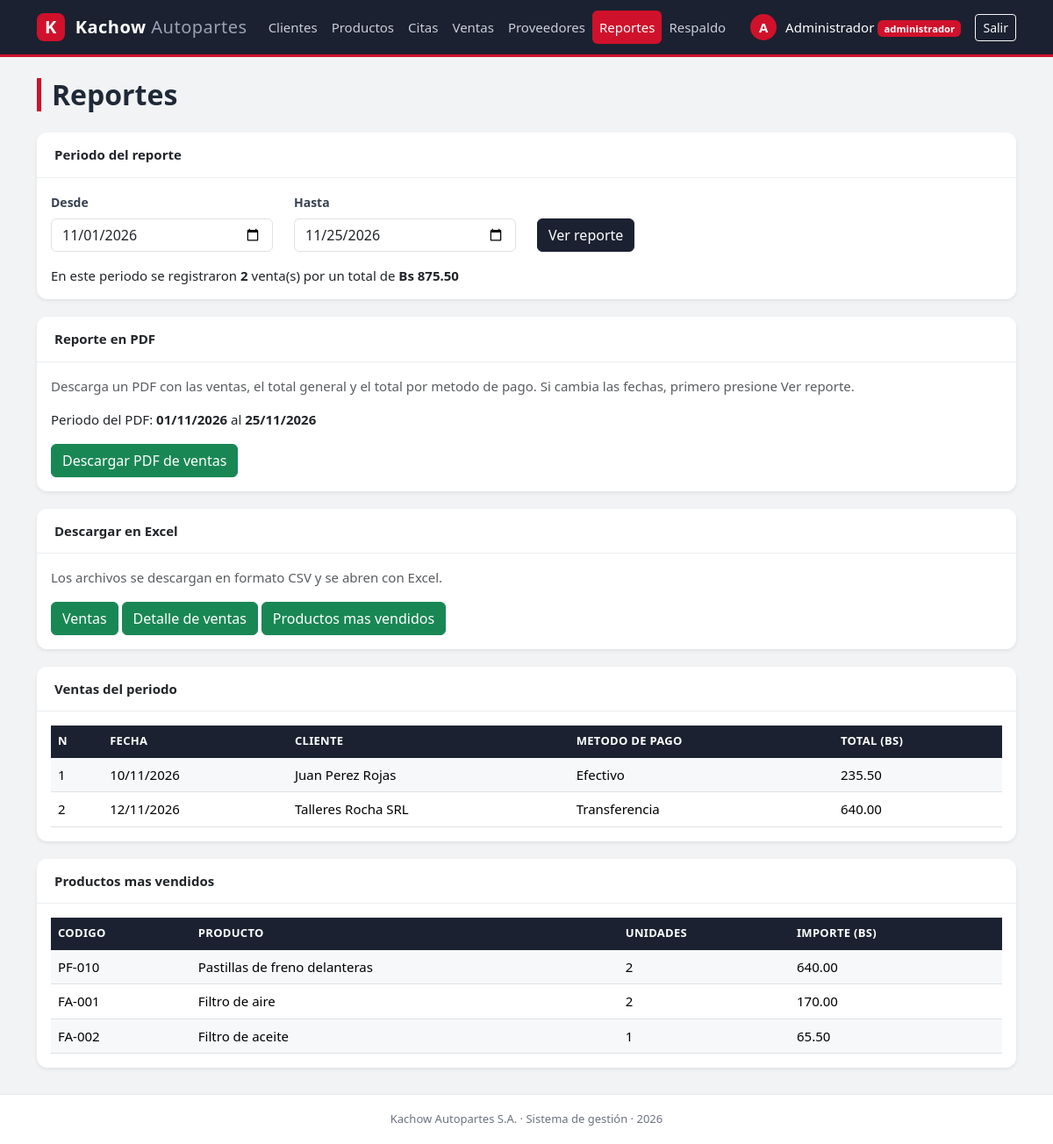
The app's page /reportes.php (signed in) with its own data.
### tables this page shows
create table ventas (
    id int auto_increment primary key,
    cliente_id int not null,
    fecha date not null,
    metodo_pago varchar(20) not null,
    total decimal(10,2) not null default 0,
    foreign key (cliente_id) references clientes(id)
);

create table clientes (
    id int auto_increment primary key,
    nombre varchar(100) not null,
    documento varchar(20) not null,
    telefono varchar(20),
    correo varchar(100),
    direccion varchar(150)
);

### reportes.php (the view, shortened to what this page needs)
<?php
    include("conexion.php");
    $desde = date("Y-m-01");
    $hasta = date("Y-m-d");
    $desde = mysqli_real_escape_string($conexion, $desde);
    $hasta = mysqli_real_escape_string($conexion, $hasta);
    $consulta = "select ventas.*, clientes.nombre as cliente
                 from ventas
                 inner join clientes on ventas.cliente_id = clientes.id
                 where ventas.fecha between '$desde' and '$hasta'
                 order by ventas.fecha";
    $ventas = mysqli_query($conexion, $consulta);
    $consulta = "select count(*) as cantidad, sum(total) as suma
                 from ventas
                 where fecha between '$desde' and '$hasta'";
    $resumen = mysqli_fetch_assoc(mysqli_query($conexion, $consulta));
    $consulta = "select productos.codigo, productos.nombre,
                        sum(venta_detalle.cantidad) as unidades,
                        sum(venta_detalle.subtotal) as importe
                 from venta_detalle
                 inner join ventas on venta_detalle.venta_id = ventas.id
                 inner join productos on venta_detalle.producto_id = productos.id
                 where ventas.fecha between '$desde' and '$hasta'
                 group by productos.id, productos.codigo, productos.nombre
                 order by unidades desc";
    $masVendidos = mysqli_query($conexion, $consulta);
    include("menu.php");
?>
    <h2 class="mb-4">Reportes</h2>
    <div class="card shadow-sm">
        <div class="card-header bg-white fw-bold">Periodo del reporte</div>
        <div class="card-body">
            <form action="reportes.php" method="GET" class="row">
                <div class="col-md-3 mb-3">
                    <label class="form-label">Desde</label>
                    <input type="date" name="desde" class="form-control" value="<?php echo $desde; ?>">
                </div>
                <div class="col-md-3 mb-3">
                    <label class="form-label">Hasta</label>
                    <input type="date" name="hasta" class="form-control" value="<?php echo $hasta; ?>">
                </div>
                <div class="col-md-3 mb-3 d-flex align-items-end">
                    <button type="submit" class="btn btn-primary">Ver reporte</button>
                </div>
            </form>
            <p class="mb-0">
                En este periodo se registraron
                <b><?php echo $resumen['cantidad']; ?></b> venta(s)
                por un total de
                <b>Bs <?php echo number_format($resumen['suma'], 2); ?></b>
            </p>
        </div>
    </div>
    <div class="card shadow-sm">
        <div class="card-header bg-white fw-bold">Reporte en PDF</div>
        <div class="card-body">
            <p class="text-muted">
                Descarga un PDF con las ventas, el total general y el total por metodo de pago.
                Si cambia las fechas, primero presione Ver reporte.
            </p>
            <p>
                Periodo del PDF: <b><?php echo date("d/m/Y", strtotime($desde)); ?></b>
                al <b><?php echo date("d/m/Y", strtotime($hasta)); ?></b>
            </p>
            <a class="btn btn-success"
               href="reporte_pdf.php?desde=<?php echo $desde; ?>&hasta=<?php echo $hasta; ?>">
               Descargar PDF de ventas</a>
        </div>
    </div>
    <div class="card shadow-sm">
        <div class="card-header bg-white fw-bold">Descargar en Excel</div>
        <div class="card-body">
            <p class="text-muted">Los archivos se descargan en formato CSV y se abren con Excel.</p>
            <a class="btn btn-success"
               href="exportar.php?tipo=ventas&desde=<?php echo $desde; ?>&hasta=<?php echo $hasta; ?>">
               Ventas</a>
            <a class="btn btn-success"
               href="exportar.php?tipo=detalle&desde=<?php echo $desde; ?>&hasta=<?php echo $hasta; ?>">
               Detalle de ventas</a>
            <a class="btn btn-success"
               href="exportar.php?tipo=productos&desde=<?php echo $desde; ?>&hasta=<?php echo $hasta; ?>">
               Productos mas vendidos</a>
        </div>
    </div>
    <div class="card shadow-sm">
        <div class="card-header bg-white fw-bold">Ventas del periodo</div>
        <div class="card-body">
            <div class="table-responsive">
                <table class="table table-striped table-hover align-middle">
                    <thead class="table-dark">
                        <tr>
                            <th>N</th>
                            <th>Fecha</th>
                            <th>Cliente</th>
                            <th>Metodo de pago</th>
                            <th>Total (Bs)</th>
                        </tr>
                    </thead>
                    <tbody>
                    <?php if(mysqli_num_rows($ventas) > 0){ ?>
                        <?php while($fila = mysqli_fetch_assoc($ventas)){ ?>
                            <tr>
                                <td><?php echo $fila['id']; ?></td>
                                <td><?php echo date("d/m/Y", strtotime($fila['fecha'])); ?></td>
                                <td><?php echo $fila['cliente']; ?></td>
                                <td><?php echo $fila['metodo_pago']; ?></td>
                                <td><?php echo number_format($fila['total'], 2); ?></td>
                            </tr>
                        <?php } ?>
                    <?php }else{ ?>
                        <tr>
                            <td colspan="5">No hay ventas en este periodo</td>
                        </tr>
                    <?php } ?>
                    </tbody>
                </table>
            </div>
        </div>
    </div>
    <div class="card shadow-sm">
        <div class="card-header bg-white fw-bold">Productos mas vendidos</div>
        <div class="card-body">
            <div class="table-responsive">
                <table class="table table-striped table-hover align-middle">
                    <thead class="table-dark">
                        <tr>
                            <th>Codigo</th>
                            <th>Producto</th>
                            <th>Unidades</th>
                            <th>Importe (Bs)</th>
                        </tr>
                    </thead>
                    <tbody>
                    <?php if(mysqli_num_rows($masVendidos) > 0){ ?>
                        <?php while($fila = mysqli_fetch_assoc($masVendidos)){ ?>
                            <tr>
                                <td><?php echo $fila['codigo']; ?></td>
                                <td><?php echo $fila['nombre']; ?></td>
                                <td><?php echo $fila['unidades']; ?></td>
                                <td><?php echo number_format($fila['importe'], 2); ?></td>
                            </tr>
                        <?php } ?>
                    <?php }else{ ?>
                        <tr>
                            <td colspan="4">No hay productos vendidos en este periodo</td>
                        </tr>
                    <?php } ?>
                    </tbody>
                </table>
            </div>
        </div>
    </div>
<?php include("pie.php"); ?>

### estilos.css (style rules this page uses)
body { background-color: #f2f3f5; color: #1f2937; font-family: "Segoe UI", Roboto, "Helvetica Neue", Arial, sans-serif; font-size: 15px; }
.contenido h2 { font-weight: 700; border-left: 5px solid #d0112b; padding-left: 12px; }
.card { border: none; border-radius: 12px; margin-bottom: 20px; }
.card-header { padding: 14px 20px; border-bottom: 1px solid #eceef1; font-weight: 600; }
.card-header:first-child { border-radius: 12px 12px 0 0; }
.table { --bs-table-striped-bg: #f7f8fa; --bs-table-hover-bg: #fdecee; }
.table thead th { background-color: #1b2130; border-color: #1b2130; color: #ffffff; font-size: 13px; font-weight: 600; text-transform: uppercase; letter-spacing: 0.3px; }
.card .table { margin-bottom: 0; }
.btn-primary { --bs-btn-bg: #1b2130; --bs-btn-border-color: #1b2130; --bs-btn-hover-bg: #d0112b; --bs-btn-hover-border-color: #d0112b; --bs-btn-active-bg: #a80d22; --bs-btn-active-border-color: #a80d22; }
.form-label { font-size: 14px; font-weight: 600; color: #374151; }

### records on screen
ventas: id "1", fecha "10/11/2026", cliente.nombre "Juan Perez Rojas", metodo_pago "Efectivo", total "235.50"
ventas: id "2", fecha "12/11/2026", cliente.nombre "Talleres Rocha SRL", metodo_pago "Transferencia", total "640.00"

### other values on screen
substr($_SESSION['nombre'], 0, 1) "A"
$_SESSION['nombre'] "Administrador"
$_SESSION['rol'] "administrador"
$resumen['cantidad'] "2"
$resumen['suma'] "875.50"
date("d/m/Y", strtotime($desde)) "01/11/2026"
date("d/m/Y", strtotime($hasta)) "25/11/2026"
$fila['codigo'] "PF-010"
$fila['nombre'] "Pastillas de freno delanteras"
$fila['unidades'] "2"
$fila['importe'] "640.00"
$fila['codigo'] "FA-001"
$fila['nombre'] "Filtro de aire"
$fila['importe'] "170.00"
$fila['codigo'] "FA-002"
